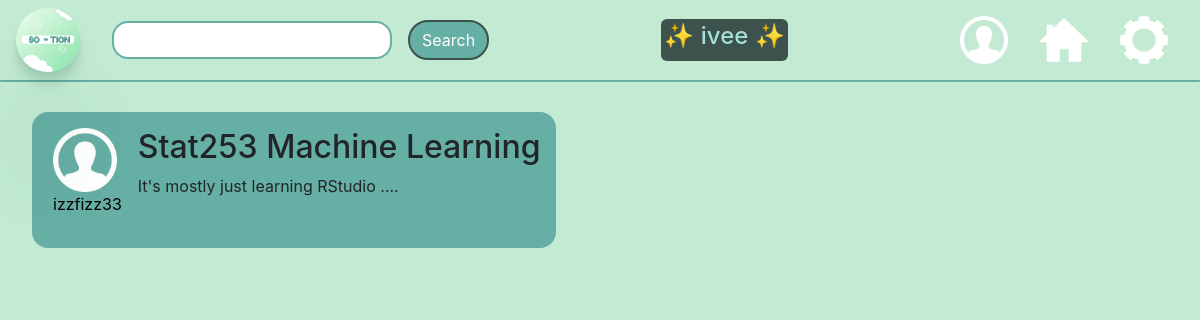
Page /clickedpost/11 (signed in) on the committed database.
### app.py (models this page shows, shortened)
class User(UserMixin, db.Model):
    id = db.Column(db.Integer, primary_key=True)
    email = db.Column(db.String(75), unique=True)
    username = db.Column(db.String(30), unique=True)
    password_hash = db.Column(db.String())
    is_authenticated = db.Column(db.Boolean, default=False)
    pfp_placement = db.Column(db.String(), default="center")
    bio = db.Column(db.String(), default="BIO HERE")
    darkMode = db.Column(db.Boolean, default = True)

class Post(db.Model):
    id = db.Column(db.Integer, primary_key=True)
    user_id = db.Column(db.Integer, unique=False)
    post_title = db.Column(db.String(300), unique=False)
    post_content = db.Column(db.String(2800), unique=False)
    profile_pic = db.Column(db.Boolean, default=False)
    post_username = db.Column(db.String(30))

### app.py (the view)
@app.route('/clickedpost/<id>', methods=["GET"])
@login_required
def clickedpost(id):
    form1 = SearchForm()
    postz = Post.query.filter_by(id = id).first()
    post_user = User.query.filter_by(id=postz.user_id).first()
    return render_template('clickedpost.html', form1=form1, username = current_user.username, postz = postz, post_user=post_user)

### forms.py
class SearchForm(FlaskForm):
    searchword = StringField("searchword",validators=[InputRequired(), Length(min=4,max=15)])

### app.py (called while the page is built)
@login_manager.user_loader
def user_loader(user_id):
    return User.query.filter_by(id=user_id).first()

### templates/clickedpost.html (shortened to what this page needs)
{% extends "base.html" %}
{% block content %}
<link rel="stylesheet" href="styles/homefeed.css">
<div class="post">
  <div class="content">
    <a href="{{url_for('searchprofile', username=post_user.username)}}">
      <div class="pic-and-username">
        <img class="profile-icon" src="../images/profile-icon.png" alt="Profile picture">
        <p class="username">{{ post_user.username }}</p>
      </div>
    </a>
    <div class="content-and-comments">
      <h2> {{ postz.post_title }}</h2>
      <p> {{ postz.post_content }}</p>
    </div>
  </div>
</div>
{% endblock content %}

### templates/base.html (shortened to what this page needs)
<!doctype html>
<html lang="en">
<head>
    <link rel="stylesheet" href="https://stackpath.bootstrapcdn.com/bootstrap/4.3.1/css/bootstrap.min.css"
>
    <link rel="stylesheet" href="../styles/homefeed.css">
</head>
<body>
    <nav class="fixed-top">
        <div class="navbar fixed-top nav">
            <div id="logo-and-search">
                <a href="{{ url_for('homefeed') }}">
                    <img class="navbar-logo" src="../images/So-tion-logo-pic.png" alt="So-tion logo" />
                </a>
                <form action="/search" method="POST">
                    {{ form1.searchword(class_="form-control") }}
                    <button type="submit" class="search-button btn btn-primary">Search</button>
                </form>
            </div>
            <div id='username-block'>
                <h4 id="username-text">&#x2728; {{username}} &#x2728;</h4>
            </div>
            <div id="right-navbar-images">
                <a href="{{ url_for('profile') }}">
                    <img class="profile-icon-navbar" src="../images/profile-icon.png" alt="profile icon button" /></a>
                <a href="{{ url_for('homefeed') }}">
                    <img class="home-navbar" src="../images/home.jpg" href="{{ url_for('homefeed') }}"
                        alt="Home button" /></a>
                <a href="{{ url_for('settings') }}">
                    <img class="gear-navbar" src="../images/gear.png" alt="Gear button" /></a>
            </div>
        </div>
        <div class="navbar-divider nav"></div>
    </nav>
    {% block content %}
    {% endblock %}
</body>
</html>

### static/styles/homefeed.css (style rules this page uses)
body { background-color: #c3ebd3; }
.navbar-logo { width: 4em; height: 4em; border-radius: 3em; border-width: 3em; box-shadow: 0 2.8px 2.2px rgba(24, 80, 72, 0.034), 0 6.7px 5.3px rgba(36, 110, 101, 0.048), 0 120.5px 179px rgba(33, 83, 77, 0.06), 0 12.3px 7.9px rgba(38, 83, 77, 0.072), 0 14.8px 20.4px rgba(25, 90, 81, 0.086), 0 100px 80px rgba(42, 90, 84, 0.12); }
.home-navbar, .gear-navbar, .profile-icon-navbar { width: 3em; height: 3em; position:relative; display: flex; justify-content: right; }
#logo-and-search { display: flex; justify-content: left; column-gap: 2em; }
#right-navbar-images { display: flex; justify-content: right; column-gap: 2em; margin-right: 1em; align-items: center; }
.navbar { display: flex; justify-content: space-between; position: fixed; }
.navbar-divider { height: 2px; background-color: #66afa5; margin-top: 5em; margin-bottom: 1em; border-radius: 5em; }
.post { display:flex; flex-direction: row; column-gap: 1em; border-width: 3em; padding: 2em; border-radius: 2px; border-color:black; }
.post:first-of-type { margin-top: 5em; }
.profile-icon { height:4em; width:4em; }
.fixed-top { position:fixed; background-color: #c3ebd3; }
.pic-and-username { display:flex; flex-direction: column; margin-right: 1em; margin-left: 5px; }
.content { display:flex; flex-direction: row; background-color: #66afa5; border-radius: 1em; padding: 1em; }
#username-block { background-color: #3D524c; padding: 3px; border-radius: 6px; color:#a5e1d9; }
.search-button { background-color: #66afa5; border:solid; border-width: 2px; border-color: #3D524c; border-radius: 35px; color:white; }
form { display: flex; align-items: center; column-gap: 1em; }
.form-control { border-radius: 1em; padding-left: 1em; border-color: #66afa5; border-width: 2px; }
a { text-decoration: none; color: black; }
.username { text-align: center; }

### rows in the picture
User: username "ivee"
User: username "izzfizz33"
Post: post_title "Stat253 Machine Learning", post_content "It's mostly just learning RStudio ...."
